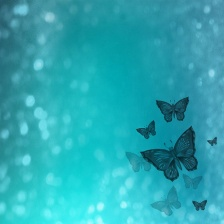
#> input picture examples/open_cv/images/image-224x224.jpg, 224 x 224 px, found by its file name
$ python jpg_to_BLUE_image.py
#> lines starting #> are read from the running program, lines starting #| are printed output that depends on the picture
import os
import cv2
import numpy as np

file_name = input("Enter jpg file name: ")
#> the answer given: images/image-224x224.jpg
base_name = os.path.basename(file_name)
file_name = os.path.splitext(base_name)[0]

inp_file = f'{file_name}.jpg'

# Open image and resize to 512x512
img = cv2.imread(inp_file)
#> img is the input picture: shape (224, 224, 3); mean B, G, R 178.8, 167.3, 43.2
print(img.shape)
#| (224, 224, 3)
# (224, 224, 3)

print(img.dtype)
#| uint8
# uint8
print(img)
#> (printed output is left out)
img[:, :, (1,2)] = 0
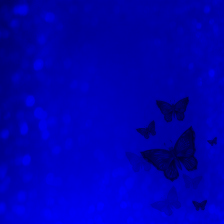
#> img: shape (224, 224, 3); mean B, G, R 178.8, 0, 0
# [x,y, (1,2)]
print(img)
#> (printed output is left out)
# Display resized image
cv2.imshow('Resized Image', img)
if cv2.waitKey(0) == 10:
#> (key Esc is pressed here)
    cv2.destroyAllWindows()
